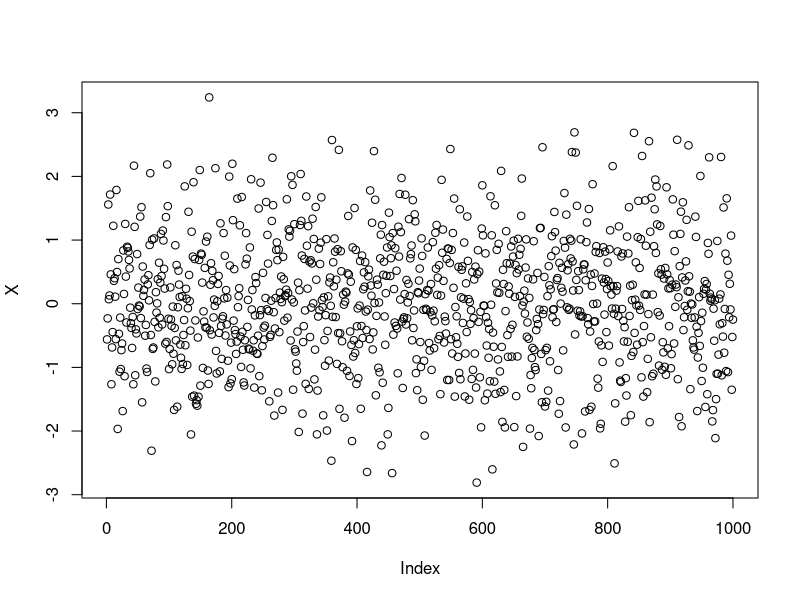
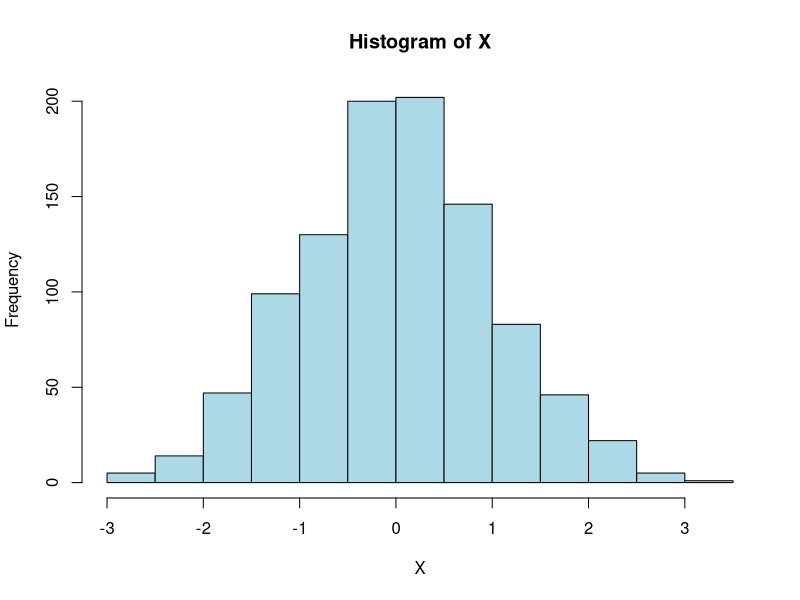
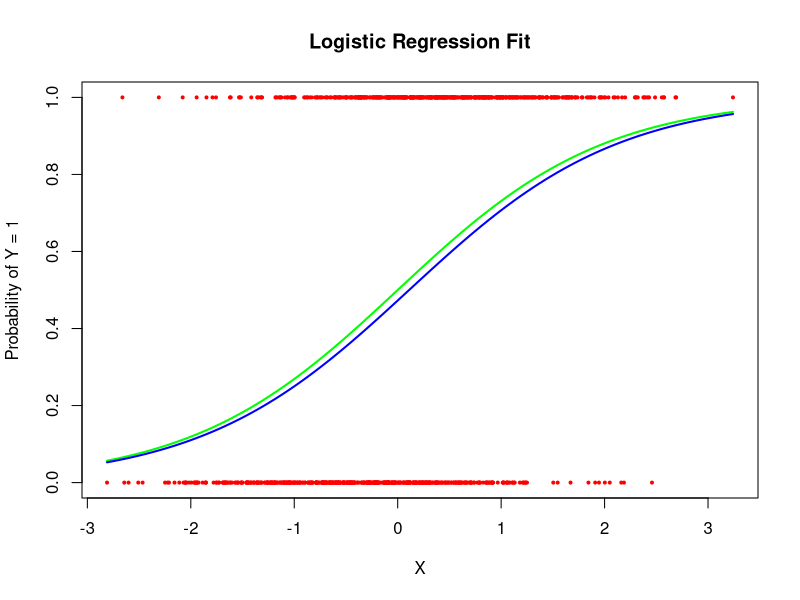

Write R code to recreate these figures, in order.
# Set seed for reproducibility
set.seed(123)

# Simulate X
n <- 1000  # number of observations
X <- rnorm(n, mean=0, sd=1)  # X ~ N(0,1)

#plot x graph to show the normal distribution
plot(X)
hist(X, main = "Histogram of X", xlab = "X", col = "lightblue", border = "black")

# Define beta coefficients
beta0 <- 0  # intercept
beta1 <- 1  # slope

# Calculate probabilities using logistic function
pi_x <- 1 / (1 + exp(-(beta0 + beta1 * X)))

# Simulate Y based on probabilities pi_x
Y <- rbinom(n, 1, pi_x)

# Fit logistic regression model
model <- glm(Y ~ X, family = binomial(link = "logit"))

# Summary of the model
summary(model)

# Plot the data and the fitted probabilities
plot(X, Y, col = "red", pch = 20, cex = 0.6, main = "Logistic Regression Fit",
     xlab = "X", ylab = "Probability of Y = 1")
curve( 1 / (1 + exp(-(beta0 + beta1 * x))), add = TRUE, col = "green", lwd = 2)
curve(1 / (1 + exp(-(coef(model)[1] + coef(model)[2] * x))), add = TRUE, col = "blue", lwd = 2)